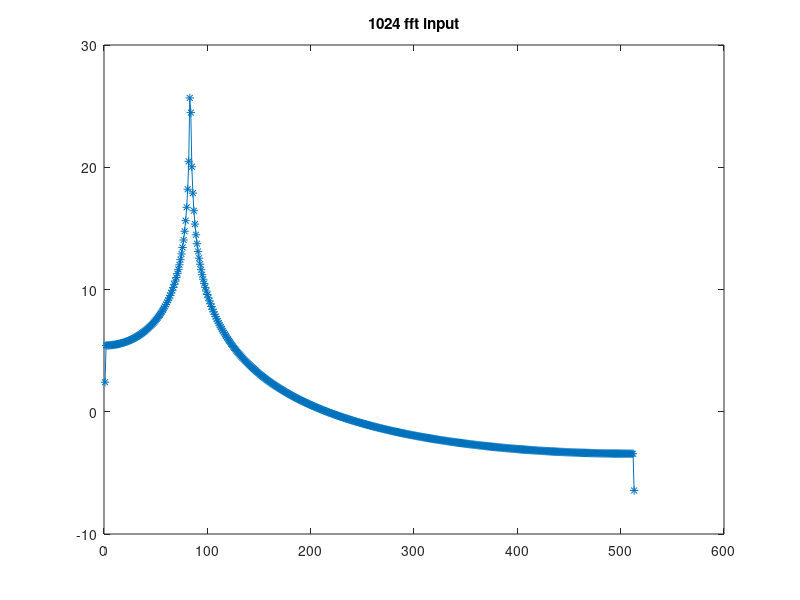

Reproduce this figure in MATLAB.
fs = 100*10^6;
largo = 80000;
t = [0:largo-1]/fs;
t_cycl = [0:largo-1];
data_in = zeros(largo,2);
data_in(:,1) = t_cycl;

freq1 = 5*10^6;
freq2 = 8.05*10^6;
sin_clean = 0.*sin(2*pi*freq1*t(1:length(t)))+0.5*sin(2*pi*freq2*t(1:length(t)));
data_in(1:length(t), 2) = sin_clean;
%data_in(1:length(t),2) =awgn(sin_clean, 20);

bins = [0:1:31];
sinc = zeros(largo, 2);
sinc(:,1) = t_cycl;
sinc(3,2) = 1;


fft_len = 2^10;

%fft input
fs =100;
y = fft(data_in(1:fft_len,2));
p2 = abs(y);
p1 = p2(1:fft_len/2+1);
p1(2:end-1) = 2*p1(2:end-1);
f = fs*(0:(fft_len/2))/fft_len;
figure
plot(10*log10(p1),'-*')
title('1024 fft input')
